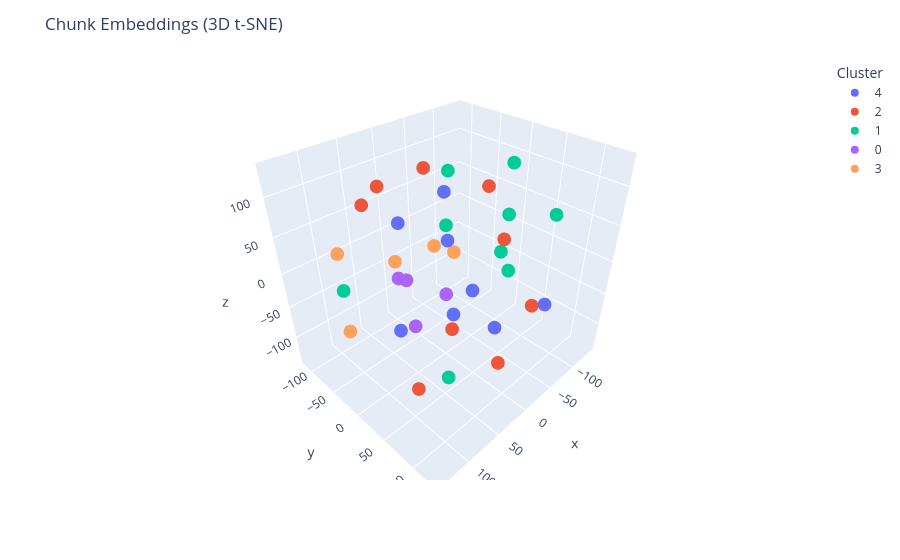

Write notebook code for a chart like this one.
### Code cell
import plotly.express as px

fig = px.scatter_3d(
    x=embeddings_3d[:, 0],
    y=embeddings_3d[:, 1],
    z=embeddings_3d[:, 2],
    color=labels.astype(str),
    labels={"color": "Cluster"}
)

fig.update_layout(title="Chunk Embeddings (3D t-SNE)")
fig.show()

### Figure 1 — Plotly figure (JSON) as saved in the notebook; plotly's stock layout.template omitted (floating-point values rounded to 4 significant figures)
{"data": [{"hovertemplate": "Cluster=4<br>x=%{x}<br>y=%{y}<br>z=%{z}<extra></extra>", "legendgroup": "4", "marker": {"color": "#636efa", "symbol": "circle"}, "mode": "markers", "name": "4", "scene": "scene", "showlegend": true, "type": "scatter3d", "x": [-90.44, -23.1, 40.77, -43.18, -43.84, 5.2, -66.87, -50.62], "y": [-94.34, -115.2, -42.92, 46.89, -40.45, 49.59, 102.1, -35.67], "z": [33.16, 2.732, -105.1, -95.99, -1.219, -7.233, -39.1, -127.5]}, {"hovertemplate": "Cluster=2<br>x=%{x}<br>y=%{y}<br>z=%{z}<extra></extra>", "legendgroup": "2", "marker": {"color": "#EF553B", "symbol": "circle"}, "mode": "markers", "name": "2", "scene": "scene", "showlegend": true, "type": "scatter3d", "x": [-15.81, 2.227, 36.79, -86.49, 109.3, -33.03, 79.33, 56.71, 21.94], "y": [73.62, 129.5, -108.2, -10.84, 69.82, -71.06, 90.33, -45.68, 106.6], "z": [62.99, 14.83, 55.07, 71.78, -73.58, 93.56, 6.654, 108.5, -70.49]}, {"hovertemplate": "Cluster=1<br>x=%{x}<br>y=%{y}<br>z=%{z}<extra></extra>", "legendgroup": "1", "marker": {"color": "#00cc96", "symbol": "circle"}, "mode": "markers", "name": "1", "scene": "scene", "showlegend": true, "type": "scatter3d", "x": [-108.2, -61.8, -2.842, -59.66, 9.118, 86.73, -107.8, -141.2, 33.82], "y": [76.11, 34.14, -1.354, 45.47, 13.99, -94.2, 12.85, -18.52, 39.34], "z": [57.25, 7.681, 54.62, 127.7, 130.4, -41.71, -54.26, 7.717, -136.5]}, {"hovertemplate": "Cluster=0<br>x=%{x}<br>y=%{y}<br>z=%{z}<extra></extra>", "legendgroup": "0", "marker": {"color": "#ab63fa", "symbol": "circle"}, "mode": "markers", "name": "0", "scene": "scene", "showlegend": true, "type": "scatter3d", "x": [-7.604, 72.02, 60.81, -13.78], "y": [-102.4, 13.85, 11.77, -12.77], "z": [-75.37, 23.6, -50.46, -57.52]}, {"hovertemplate": "Cluster=3<br>x=%{x}<br>y=%{y}<br>z=%{z}<extra></extra>", "legendgroup": "3", "marker": {"color": "#FFA15A", "symbol": "circle"}, "mode": "markers", "name": "3", "scene": "scene", "showlegend": true, "type": "scatter3d", "x": [71.97, -95.09, 112.8, 139.1, 36.91], "y": [58.53, -79.15, -50.86, -2.865, -49.46], "z": [87.42, -60.75, 46.16, -17.95, 0.2541]}], "layout": {"legend": {"title": {"text": "Cluster"}, "tracegroupgap": 0}, "margin": {"t": 60}, "scene": {"domain": {"x": [0, 1], "y": [0, 1]}, "xaxis": {"title": {"text": "x"}}, "yaxis": {"title": {"text": "y"}}, "zaxis": {"title": {"text": "z"}}}, "title": {"text": "Chunk Embeddings (3D t-SNE)"}}}
